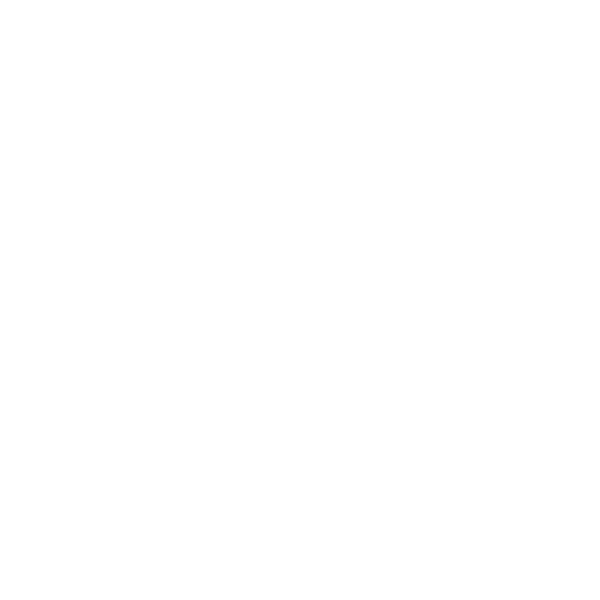
Frame 1 (no input)
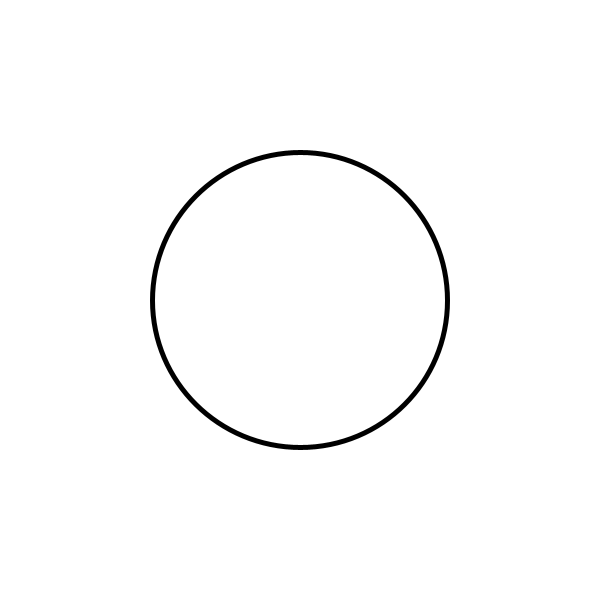
Frame 60 (the mouse pressed at the canvas centre just before this capture)
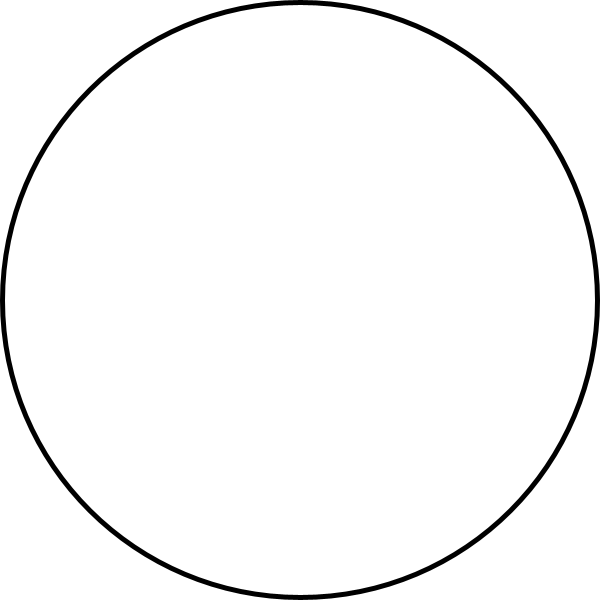
Frame 120 (the mouse held since frame 60 and released just before this capture)

The Processing sketch that drew these frames (run headless with seeded random() and noise(); from frame 60 on, the mouse is pressed at the canvas centre):

// Processing sketch: Unit_2_checkpoint__3
// ── Unit_2_checkpoint__3.pde
//Aaron Su
//Feb.12th  


int d;


void setup() {
  size(600,600);
  strokeWeight(5);
  d = 0;
}

void draw() {
  background(255);
  ellipse(300,300,d,d);
  d = d + 5;
  
  if (d > 850) {
    d = 0;
  }
}
